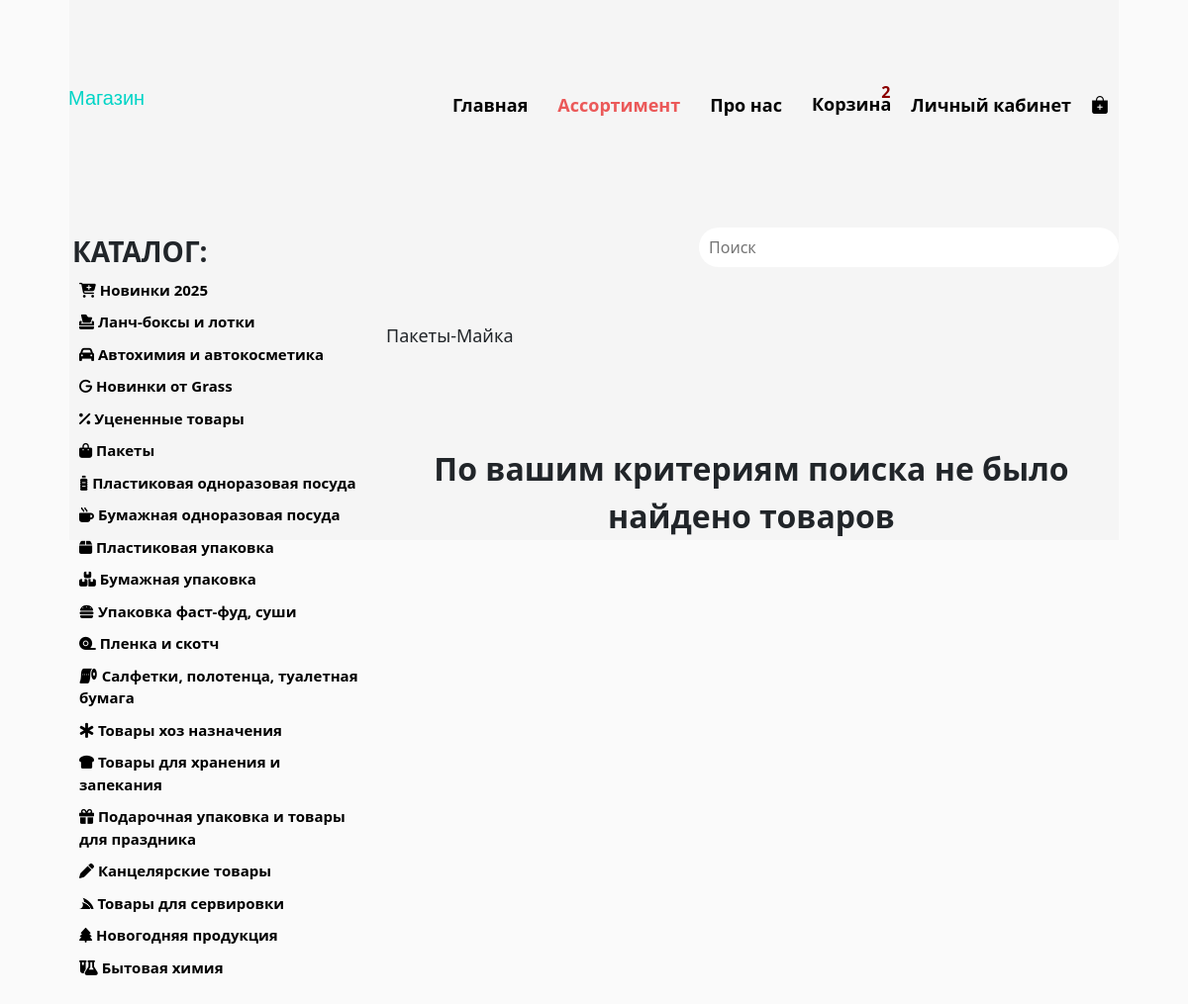
The page /assortment/?category=Пакеты-Майка (signed in) on the database its author committed.
### news/models.py (models this page shows, shortened)
class Categories(models.Model):
    parent_category = models.CharField('Категория', max_length=300)
    category = models.CharField('Подкатегория', max_length=300)
    image = models.CharField('Класс изображения', null=True, max_length=200)
    def __str__(self):
        return self.category
    class Meta:
        verbose_name = 'Категория'
        verbose_name_plural = 'Категории'

### base/views.py (the view)
# urls.py: path('assortment/', views.assortment, name='assortment'),
def assortment(request):
    request.session['button_active'] = 'assortment'
    if 'search' in request.GET:
        query = request.GET['search']
        category = f'Результат запроса: "{query}"'
        base = Products.objects.filter(~Q(quantity=0))
        response = search_strings(request.GET.get('search').split(), ['title', 'additional_info', 'category'], base)
        flag = 'true'
        products = response.copy()
        products_all = response.copy()
    else:
        category = request.GET.get("category", "Новинки 2025")
        products_all = Products.objects.all()
        products = []
        for product in products_all:
            if (category.strip() in product.category.split("-=-")) or category == 'Все товары':
                products.append(product)
        flag = 'false'
    products_ = list(Basket.objects.filter(username=request.user.username))
    products_itog = []  # id товаров из корзины
    for el in products_: # Перебираем все продукты из корзины пользователя
        try:
            product_user = Products.objects.get(id=el.id_product) # Достаем данные о товаре из общей таблицы
            products_itog.append(product_user.id)
        except Exception as e:
            if 'not exist' in str(e):
                user = request.user.username
                if Basket.objects.filter(username=user, id_product=el.id_product).exists():
                    Basket.objects.filter(id_product=el.id_product, username=user).delete()
                print("ERR: views.py assortment. Вероятно, товар быд удален")
    all_quantity = len(products_itog)
    for el in products_all:
        if el.id in products_itog:
            item = Basket.objects.filter(id_product=el.id, username=request.user.username)[0]
            el.quantity_basket = item.quantity
        else:
            el.quantity_basket = 0
    return render(request, 'base/as3.html', {'all_q': all_quantity, 'flag': flag, 'products': products, 'category': category, 'products_itog': products_itog, 'categories': get_categories(),'active_b': 'assortment'})

### base/views.py (called while the page is built)
def get_categories():
    categories = Categories.objects.all()
    category_dct = dict()
    for elements in categories:
        category_dct[elements.parent_category] = category_dct.get(elements.parent_category, {'image': elements.image, 'categories_list': []})
        if isinstance(category_dct[elements.parent_category], dict):
            category_dct[elements.parent_category]['categories_list'].append(elements)
    return category_dct

### base/templates/base/as3.html (shortened to what this page needs)
{% extends 'base/layout.html' %}
{% load static %}
{% block content %}
    <div class="shapka" style="display: flex;">
        <div class="mobilebtn" id="mobilebtn">
            <div class="but_mobile" id="but_mobile">
                <div class="pad" id="pad">
                    <div class="pad_text">
                        <h3 class="navig">КАТАЛОГ:</h3>
                        <ul class="category" id="main-list">
                            <li><a href="{% url 'assortment' %}?category=Новинки 2025"><i class="fa-solid fa-cart-plus"></i> Новинки 2025</a></li>
                            <li><a href="{% url 'assortment' %}?category=Ланч-боксы и лотки"><i class="fa-solid fa-box-tissue"></i> Ланч-боксы и лотки</a></li>
                            <li><a href="{% url 'assortment' %}?category=Автохимия и автокосметика"><i class="fa-solid fa-car"></i> Автохимия и автокосметика</a></li>
                            <li><a href="{% url 'assortment' %}?category=Новинки от Grass"><i class="fa-solid fa-g"></i> Новинки от Grass</a></li>
                            <li><a href="{% url 'assortment' %}?category=Уцененные товары"><i class="fa-solid fa-percent"></i> Уцененные товары</a></li>
                            {% for parent, value in categories.items %}
                                {% if parent not in 'Новинки 2025 Ланч-боксы и лотки Автохимия и автокосметика Новинки от Grass Уцененные товары' %}
                                    <li class="item_"><i class='{{ value.image }}'></i> {{ parent }}
                                    </li>
                                {% endif %}
                            {% endfor %}
                        </ul>
                    </div>
                </div>
            </div>
            <h3 class="active_category" id="active_category">{{ category }}</h3>
        </div>
        <form action="" method="GET" class="search_container">
                <input class="search__input" type="search" name="search" placeholder="Поиск">
        </form>
    </div>
    {% if products|length %}
    <div class="abs" id="abs">
        {% for el in products %}
                {% if el.quantity > 0 %}
                    <div class="assortment">
                        <img class="img-main" src="{{MEDIA_URL}}{{el.image}}" onclick="openImage('/media/{{el.image}}')">
                        <dialog id="dialog-{{ el.id }}" class="dialog_menu">
                            <img data-id="{{ el.id }}" id="img-{{ el.id }}" style="width: auto" class="img-main" src="{{MEDIA_URL}}{{el.image}}" onclick="openImage('/media/{{el.image}}')">
                             <h2>{{ el.title }}</h2>
                             <p>{{ el.additional_info|linebreaks }}</p>
                            <p></p>
                            {% if not request.user.is_authenticated %}
                                <a href="{% url 'register' %}"><button class="btn btn-success">
                                    <span class="text_in1">В корзину</span>
                                    <span class="text_in2"><img src="/media/svg_ico/cart-plus.svg"></span>
                                </button></a>
                            {% elif el.id not in products_itog %}
                                <button id="dialog_add-to-cart-{{ el.id }}" class="btn btn-success" onclick="addToCart('{{ el.id }}')">
                                    <span class="text_in1" id="dialog_2span_add-to-cart-{{ el.id }}">В корзину</span>
                                    <span class="text_in2" id="dialog_span_add-to-cart-{{ el.id }}"><img src="/media/svg_ico/cart-plus.svg"></span>
                                </button>
                            {% else %}
                                <button id="dialog_delete-to-cart-{{ el.id }}" class="btn btn-danger" name="{{ el.id }}" onclick="removeFromCart('{{ el.id }}')">
                                    <span class="text_out1" id="dialog_2span_delete-to-cart-{{ el.id }}">Из корзины</span>
                                    <span class="text_out2" id="dialog_span_delete-to-cart-{{ el.id }}"><img src="/media/svg_ico/cart-dash.svg"></span>
                                </button>
                            {% endif %}
                            <button onclick="closeDialog('{{ el.id }}')" aria-label="close" class="x">❌</button>
                        </dialog>
                            <div class="text_block">
                                <div class="button_asort" style="">
                                    <button class="btn btn-info" id="info" onclick="openDialog('{{ el.id }}')">
                                        <span class="text_about1">Описание</span>
                                        <span class="text_about2"><img src="/media/svg_ico/card-text.svg"></span>
                                    </button>
                                    {% if not request.user.is_authenticated %}
                                        <a href="{% url 'register' %}"><button class="btn btn-success">
                                            <span class="text_in1">В корзину</span>
                                            <span class="text_in2"><img src="/media/svg_ico/cart-plus.svg"></span>
                                        </button></a>
                                    {% elif el.id not in products_itog %}
                                        <button id="add-to-cart-{{ el.id }}" class="btn btn-success" onclick="addToCart('{{ el.id }}')">
                                            <span class="text_in1" id="2span_add-to-cart-{{ el.id }}">В корзину</span>
                                            <span class="text_in2" id="span_add-to-cart-{{ el.id }}"><img src="/media/svg_ico/cart-plus.svg"></span>
                                        </button>
                                    {% else %}
                                        <button id="delete-to-cart-{{ el.id }}" class="btn btn-danger" name="{{ el.id }}" onclick="removeFromCart('{{ el.id }}')">
                                            <span class="text_out1" id="2span_delete-to-cart-{{ el.id }}">Из корзины</span>
                                            <span class="text_out2" id="span_delete-to-cart-{{ el.id }}"><img src="/media/svg_ico/cart-dash.svg"></span>
                                        </button>
                                    {% endif %}
                                    <div class="quantity_product_a" data-id="{{ el.id }}" id="product-card" quantity="{{ el.quantity }}">
                                          <button class="increase-btn"><i class="bi bi-plus-lg"></i></button>
                                          <input id='input_{{ el.id }}' type="number" class="counter-input" value="{{ el.quantity_basket }}" min="1" max="{{el.quantity}}" data-product-id="{{ el.id }}">
                                          <button class="decrease-btn"><i class="bi bi-dash-lg"></i></button>
                                    </div>
                                </div>
                                <div class="text_info">
                                    <h3 class='title_desktop' style="">{{ el.title }}</h3><br>
                                    <h4 class='price_mobile'>{{ el.price }}</h4>
                                    <h3 class='title_mobile'>{{ el.title }}</h3>
                                    <h4 class="price">{{ el.price }} ₽/шт</h4>
                                    <h5 class="nail_desktop">В наличии: {{ el.quantity }}</h5>
                                    <h5 class="nail_mobile">В наличии: {{ el.quantity }}</h5>
                                </div>
                        </div>
                    </div>
                {% endif %}
	    {% endfor %}
    </div>
    {% else %}
    <p class="none">По вашим критериям поиска не было найдено товаров</p>
    {% endif %}
{% endblock %}

### base/static/base/css/main.css (style rules this page uses)
html { background-color: #fafafa; }
body { margin-left: 70px; margin-right: 70px; font-family: 'Roboto-Regular', sans-serif; background-size: 100%; padding: 0; background-attachment: fixed; background-size: cover; background-repeat: no-repeat; background-position: center center; margin-bottom: 200px; color: black; }

### base/static/base/css/assortment.css (style rules this page uses)
.mobilebtn a { text-decoration: none; font-size: 20px; }
.mobilebtn h3 { width: 440px; display: inline; margin-top: -170px; }
:root { --rad: .7rem; --dur: .3s; --color-dark: #2f2f2f; --color-light: #fff; --color-brand: #57bd84; --font-fam: 'Lato', sans-serif; --height: 5rem; --btn-width: 6rem; --bez: cubic-bezier(0, 0, 0.43, 1.49); }
.active_category { top: 33%; position: absolute; margin-left: 320px; font-size: 18px; }
.search_container { margin: 230px 0 0 60%; display: flex; align-items: center; position: relative; width: 500px; overflow: hidden; }
.search__input { width: 500px; height: 40px; border-radius: 30px; border: none; outline: none; padding-right: 100px; padding-left: 10px; }
.none { text-align: center; margin-top: 17%; font-size: 200%; font-weight: bold; margin-left: 30%; }
:root { --vs-primary: 29 92 255; }
.fa-solid { display: none; }
.mobilebtn { position: absolute; margin: 235px 0 0 0; }
.pad { position: relative; padding: 1%; width: 300px; height: 100vh; transition: left 0.5s ease; font-weight: bold; scrollbar-width: none; }
.pad .category { list-style: none; }
.pad ul { padding-left: 7px; }
.pad ul li, .pad ul a { color: black; margin-top: 10px; transition: transform .3s ease; text-decoration: none; font-size: 15px; }
.navig { font-size: 28px; font-weight: bold; }

### base/static/base/css/as3.css (style rules this page uses)
:root { --rad: .7rem; --dur: .3s; --color-dark: #2f2f2f; --color-light: #fff; --color-brand: #57bd84; --height: 5rem; --btn-width: 6rem; --bez: cubic-bezier(0, 0, 0.43, 1.49); }
:root { --vs-primary: 29 92 255; }

### rows shown on the page
Categories: categories "Пакеты"
Categories: categories "Пластиковая одноразовая посуда"
Categories: categories "Бумажная одноразовая посуда"
Categories: categories "Пластиковая упаковка"
Categories: categories "Бумажная упаковка"
Categories: categories "Упаковка фаст-фуд, суши"
Categories: categories "Пленка и скотч"
Categories: categories "Салфетки, полотенца, туалетная бумага"
Categories: categories "Товары хоз назначения"
Categories: categories "Товары для хранения и запекания"
Categories: categories "Подарочная упаковка и товары для праздника"
Categories: categories "Канцелярские товары"
Categories: categories "Товары для сервировки"
Categories: categories "Новогодняя продукция"
Categories: categories "Бытовая химия"
Categories: category "Пакеты-Майка"

### other values the page prints
{{ all_q }} "2"
